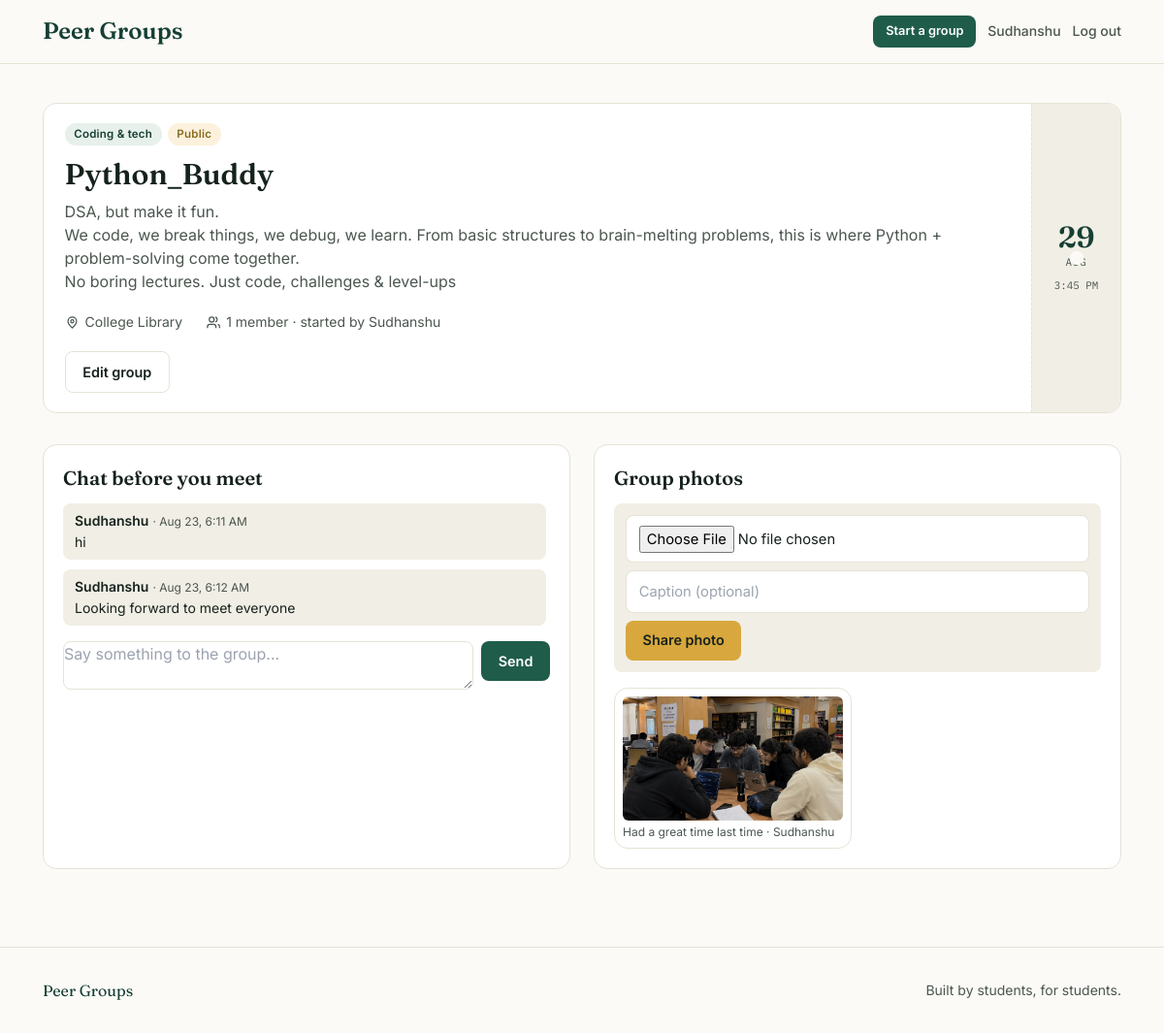
Screenshot of /group/1/ (signed in) with the database file from the repository.
### groups/models.py (models this page shows, shortened)
class Group(models.Model):
    name = models.CharField(max_length=120)
    interest = models.CharField(max_length=20, choices=INTEREST_CHOICES, default='other')
    description = models.TextField(help_text="What is this group doing / studying / about?")
    location = models.CharField(max_length=200, help_text="Where you're meeting")
    meeting_time = models.DateTimeField(help_text="When you're meeting")
    privacy = models.CharField(max_length=10, choices=PRIVACY_CHOICES, default='public')
    creator = models.ForeignKey(User, on_delete=models.CASCADE, related_name='created_groups')
    members = models.ManyToManyField(User, through='Membership', related_name='joined_groups')
    created_at = models.DateTimeField(auto_now_add=True)
    class Meta:
        ordering = ['meeting_time']
    @property
    def is_private(self):
        return self.privacy == 'private'
    @property
    def member_count(self):
        return self.memberships.filter(status='approved').count()
    @property
    def pending_requests(self):
        return self.memberships.filter(status='pending').select_related('user')

class Comment(models.Model):
    group = models.ForeignKey(Group, on_delete=models.CASCADE, related_name='comments')
    author = models.ForeignKey(User, on_delete=models.CASCADE, related_name='comments')
    text = models.TextField(max_length=2000)
    created_at = models.DateTimeField(auto_now_add=True)
    class Meta:
        ordering = ['created_at']

class Photo(models.Model):
    group = models.ForeignKey(Group, on_delete=models.CASCADE, related_name='photos')
    uploader = models.ForeignKey(User, on_delete=models.CASCADE, related_name='photos')
    image = models.ImageField(upload_to='group_photos/%Y/%m/')
    caption = models.CharField(max_length=200, blank=True)
    uploaded_at = models.DateTimeField(auto_now_add=True)
    class Meta:
        ordering = ['-uploaded_at']

### groups/views.py (the view, shortened to what this page needs)
# urls.py: path('group/<int:pk>/', views.group_detail, name='group_detail'),
def group_detail(request, pk):
    group = get_object_or_404(Group, pk=pk)
    is_creator = request.user == group.creator
    membership = None
    if request.user.is_authenticated:
        membership = group.memberships.filter(user=request.user).first()
    is_member = bool(membership and membership.status == 'approved') or is_creator
    is_pending = bool(membership and membership.status == 'pending')
    comment_form = CommentForm()
    photo_form = PhotoForm()
    context = {
        'group': group,
        'is_member': is_member,
        'is_pending': is_pending,
        'is_creator': is_creator,
        'comments': group.comments.select_related('author') if is_member else [],
        'photos': group.photos.select_related('uploader') if is_member else [],
        'pending_requests': group.pending_requests if is_creator else [],
        'comment_form': comment_form,
        'photo_form': photo_form,
    }
    return render(request, 'groups/group_detail.html', context)

### groups/forms.py
class CommentForm(forms.ModelForm):
    class Meta:
        model = Comment
        fields = ['text']
        widgets = {
            'text': forms.Textarea(attrs={
                'rows': 2,
                'placeholder': 'Say something to the group...',
            }),
        }
        labels = {'text': ''}

class PhotoForm(forms.ModelForm):
    class Meta:
        model = Photo
        fields = ['image', 'caption']
        widgets = {
            'caption': forms.TextInput(attrs={'placeholder': 'Caption (optional)'}),
        }
        labels = {'image': '', 'caption': ''}

### templates/groups/group_detail.html (shortened to what this page needs)
{% extends 'base.html' %}
{% block content %}
<div class="card ticket relative mb-8">
    <div class="ticket-main">
        <div class="flex flex-wrap gap-1.5 mb-3">
            <span class="badge badge-forest">{{ group.get_interest_display }}</span>
            <span class="badge {% if group.is_private %}badge-clay{% else %}badge-gold{% endif %}">
                {% if group.is_private %}Private{% else %}Public{% endif %}
            </span>
        </div>
        <h1 class="font-display text-3xl font-semibold mb-2" style="color: var(--ink)">{{ group.name }}</h1>
        <p class="mb-5 whitespace-pre-line" style="color: var(--ink-soft)">{{ group.description }}</p>
        <div class="flex flex-wrap gap-x-6 gap-y-2 text-sm mb-5" style="color: var(--ink-soft)">
            <span class="flex items-center gap-1.5">
                <svg width="15" height="15" viewBox="0 0 24 24" fill="none" stroke="currentColor" stroke-width="2"><path d="M12 21s-7-6.2-7-11a7 7 0 0 1 14 0c0 4.8-7 11-7 11Z"/><circle cx="12" cy="10" r="2.5"/></svg>
                {{ group.location }}
            </span>
            <span class="flex items-center gap-1.5">
                <svg width="15" height="15" viewBox="0 0 24 24" fill="none" stroke="currentColor" stroke-width="2"><path d="M17 21v-2a4 4 0 0 0-4-4H7a4 4 0 0 0-4 4v2"/><circle cx="10" cy="7" r="4"/><path d="M23 21v-2a4 4 0 0 0-3-3.87"/><path d="M16 3.13a4 4 0 0 1 0 7.75"/></svg>
                {{ group.member_count }} member{{ group.member_count|pluralize }} · started by {{ group.creator.username }}
            </span>
        </div>
        <div class="flex flex-wrap gap-2">
            {% if is_creator %}
                <a href="{% url 'edit_group' group.pk %}" class="btn btn-outline">Edit group</a>
            {% else %}
                <a href="{% url 'login' %}?next={{ request.path }}" class="btn btn-primary">Log in to join</a>
            {% endif %}
        </div>
    </div>
    <div class="ticket-stub">
        <span class="day">{{ group.meeting_time|date:"d" }}</span>
        <span class="month">{{ group.meeting_time|date:"M"|upper }}</span>
        <span class="time">{{ group.meeting_time|date:"g:i A" }}</span>
    </div>
</div>
{% if is_member %}
<div class="grid md:grid-cols-2 gap-6">
    <section class="card p-5">
        <h2 class="font-display text-xl font-semibold mb-3" style="color: var(--ink)">Chat before you meet</h2>
        <div class="space-y-2.5 mb-4 max-h-96 overflow-y-auto pr-1">
            {% for comment in comments %}
                <div class="rounded-lg px-3 py-2 text-sm" style="background: var(--mist-soft)">
                    <span class="font-semibold">{{ comment.author.username }}</span>
                    <span class="text-xs" style="color: var(--ink-soft)">· {{ comment.created_at|date:"M j, g:i A" }}</span>
                    <p class="mt-0.5" style="color: var(--ink)">{{ comment.text }}</p>
                </div>
            {% empty %}
                <p class="text-sm" style="color: var(--ink-soft)">No messages yet — say hi.</p>
            {% endfor %}
        </div>
        <form method="post" class="flex gap-2">
            {{ comment_form.text }}
            <button type="submit" name="post_comment" class="btn btn-primary self-start">Send</button>
        </form>
    </section>
    <section class="card p-5">
        <h2 class="font-display text-xl font-semibold mb-3" style="color: var(--ink)">Group photos</h2>
        <form method="post" enctype="multipart/form-data" class="flex flex-wrap gap-2 mb-4 items-center rounded-lg p-3" style="background: var(--mist-soft)">
            {{ photo_form.image }}
            {{ photo_form.caption }}
            <button type="submit" name="post_photo" class="btn btn-accent">Share photo</button>
        </form>
        {% if photos %}
            <div class="grid grid-cols-2 gap-3">
                {% for photo in photos %}
                    <figure class="card p-2">
                        <img src="{{ photo.image.url }}" alt="{{ photo.caption }}" class="w-full h-32 object-cover rounded-md">
                        <figcaption class="text-xs mt-1" style="color: var(--ink-soft)">
                            {{ photo.caption }}{% if photo.caption %} · {% endif %}{{ photo.uploader.username }}
                        </figcaption>
                    </figure>
                {% endfor %}
            </div>
        {% else %}
            <p class="text-sm" style="color: var(--ink-soft)">No photos yet.</p>
        {% endif %}
    </section>
</div>
{% endif %}
{% endblock %}

### templates/base.html (shortened to what this page needs)
{% load static %}
<!DOCTYPE html>
<html lang="en">
<head>
    <script src="https://cdn.tailwindcss.com"></script>
</head>
<body class="min-h-screen flex flex-col">
    <header class="border-b" style="border-color: var(--mist)">
        <div class="max-w-6xl mx-auto px-5 py-4 flex items-center justify-between">
            <a href="{% url 'home' %}" class="font-display text-2xl font-semibold" style="color: var(--forest-dark)">
                Peer Groups
            </a>
            <nav class="flex items-center gap-3 text-sm">
                {% if user.is_authenticated %}
                    <a href="{% url 'create_group' %}" class="btn btn-primary btn-sm">Start a group</a>
                    <a href="{% url 'edit_profile' %}" class="hidden sm:inline text-sm font-medium hover:opacity-70" style="color: var(--ink-soft)">{{ user.username }}</a>
                    <form method="post" action="{% url 'logout' %}" class="inline">
                        <button type="submit" class="text-sm font-medium hover:opacity-70" style="color: var(--ink-soft)">Log out</button>
                    </form>
                {% else %}
                    <a href="{% url 'login' %}" class="text-sm font-medium hover:opacity-70" style="color: var(--ink-soft)">Log in</a>
                    <a href="{% url 'signup' %}" class="btn btn-primary btn-sm">Sign up</a>
                {% endif %}
            </nav>
        </div>
    </header>
    <main class="max-w-6xl mx-auto px-5 py-10 flex-1 w-full">
        {% block content %}{% endblock %}
    </main>
    <footer class="border-t mt-10" style="border-color: var(--mist)">
        <div class="max-w-6xl mx-auto px-5 py-8 flex flex-wrap items-center justify-between gap-4 text-sm" style="color: var(--ink-soft)">
            <span class="font-display text-base" style="color: var(--forest-dark)">Peer Groups</span>
            <span>Built by students, for students.</span>
        </div>
    </footer>
</body>
</html>

### templates/base.html (style rules this page uses)
:root { --paper: #FBFAF7; --surface: #FFFFFF; --ink: #16221C; --ink-soft: #4B564F; --forest: #1F5C4A; --forest-dark: #163F33; --gold: #D8A73D; --clay: #B5482E; --mist: #E7E2D6; --mist-soft: #F1EEE5; }
* { -webkit-font-smoothing: antialiased; }
body { background: var(--paper); color: var(--ink); font-family: 'Inter', sans-serif; }
.font-display { font-family: 'Fraunces', serif; }
.btn { display: inline-flex; align-items: center; justify-content: center; gap: 0.4rem; padding: 0.6rem 1.1rem; border-radius: 8px; font-weight: 600; font-size: 0.9rem; transition: background-color 120ms ease, border-color 120ms ease, color 120ms ease; }
.btn-primary { background: var(--forest); color: #fff; }
.btn-accent { background: var(--gold); color: var(--ink); }
.btn-outline { background: transparent; color: var(--ink); border: 1px solid var(--mist); }
.btn-sm { padding: 0.4rem 0.8rem; font-size: 0.8rem; }
.card { background: var(--surface); border: 1px solid var(--mist); border-radius: 14px; }
.badge { display: inline-flex; align-items: center; font-size: 0.72rem; font-weight: 600; padding: 0.2rem 0.6rem; border-radius: 999px; letter-spacing: 0.02em; }
.badge-forest { background: #E7F0EB; color: var(--forest-dark); }
.badge-gold { background: #FBF1DC; color: #8A6A1F; }
input[type=text], input[type=email], input[type=password], input[type=file], input[type=datetime-local], textarea, select { width: 100%; padding: 0.6rem 0.8rem; border-radius: 8px; border: 1px solid var(--mist); background: var(--surface); font-family: 'Inter', sans-serif; color: var(--ink); font-size: 0.92rem; }
::placeholder { color: #9AA39C; }
.ticket { display: flex; overflow: hidden; }
.ticket-main { flex: 1; padding: 1.25rem 1.35rem; min-width: 0; }
.ticket-stub { width: 92px; flex-shrink: 0; background: var(--mist-soft); border-left: 1px dashed var(--mist); display: flex; flex-direction: column; align-items: center; justify-content: center; padding: 0.75rem 0.25rem; text-align: center; }
.ticket-stub .day { font-family: 'Fraunces', serif; font-size: 1.9rem; font-weight: 600; line-height: 1; color: var(--forest-dark); }
.ticket-stub .month { font-family: 'IBM Plex Mono', monospace; font-size: 0.68rem; letter-spacing: 0.08em; color: var(--ink-soft); margin-top: 0.15rem; }
.ticket-stub .time { font-family: 'IBM Plex Mono', monospace; font-size: 0.68rem; color: var(--ink-soft); margin-top: 0.5rem; }
.ticket-stub::before, .ticket-stub::after { content: ''; position: absolute; width: 14px; height: 14px; border-radius: 50%; background: var(--paper); }

### rows the page displays
Group: interest "Coding & tech", name "Python_Buddy", description "DSA, but make it fun. We code, we break things, we debug, we learn. From basic structures to brain-melting problems, this is where Python + problem-solving come together. No boring lectures. Just code, challenges & level-ups", location "College Library", member_count "1", creator.username "Sudhanshu", meeting_time "29", meeting_time "AUG", meeting_time "3:45 PM"
Comment: author.username "Sudhanshu", created_at "Aug 23, 6:11 AM", text "hi"
Comment: author.username "Sudhanshu", created_at "Aug 23, 6:12 AM", text "Looking forward to meet everyone"
Photo: image (picture), caption "Had a great time last time", uploader.username "Sudhanshu"

### other values shown
{{ user.username }} "Sudhanshu"
